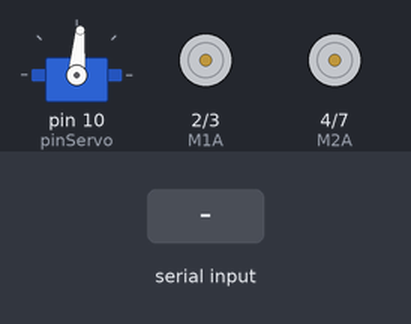
Bench run of a sketch on a simulated Arduino Uno, built with avr-gcc and run on an emulated ATmega328P. Parts: servo, motor-driver pin pairs drawn as motors (green arrow = first pin HIGH = forward, orange = second pin HIGH = backward, longer = more drive, scaled by the enable pin). Inputs (shaded band) come from the test bench. What the sketch prints to the serial monitor is not drawn.

Above: at 3.2 s.
3.3 s: "F" received over the second serial link
At 4.2 s:
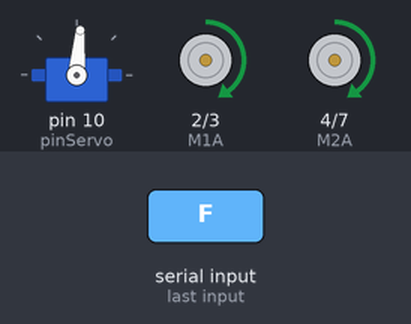
4.8 s: "I" received over the second serial link
At 5.3 s:
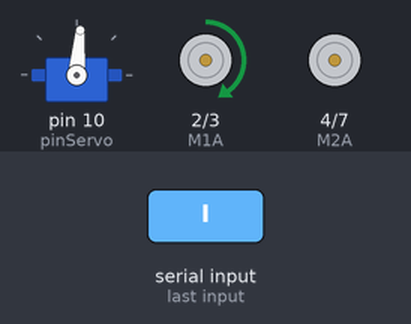
6.3 s: "G" received over the second serial link
At 7.5 s:
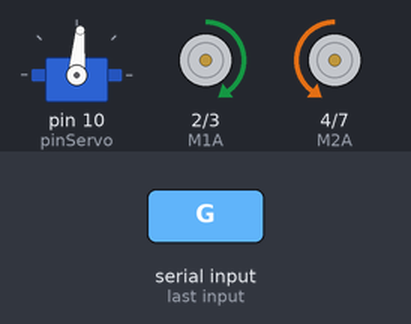
7.8 s: "R" received over the second serial link
At 8.8 s:
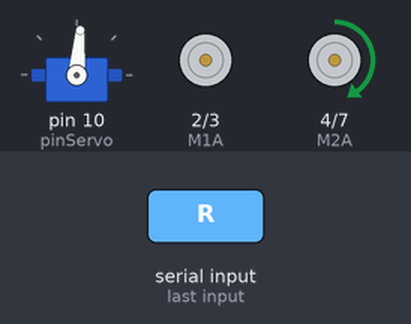
9.3 s: "L" received over the second serial link
At 9.9 s:
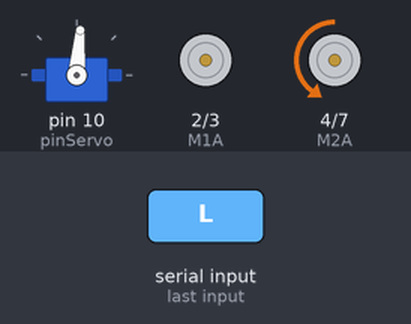
10.8 s: "B" received over the second serial link
At 11.1 s:
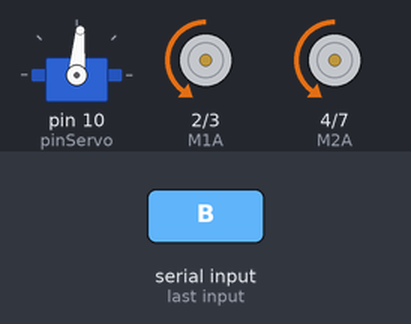
Timing chart, 0 to 13.3 s (numbered marks = the images above; inputs shaded):
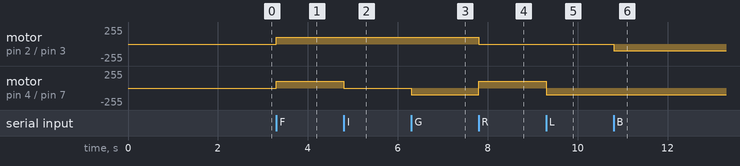

The sketch:

CARRINHO_BLUETOOTH.ino
```cpp
// INCLUSÃO DE BIBLIOTECAS
#include <SoftwareSerial.h>
#include <Servo.h>

// DEFINIÇÕES DE PINOS
#define pinRx 8
#define pinTx 9

#define M1A 2
#define M1B 3
#define M2A 4
#define M2B 7
#define ENA 5
#define ENB 6

#define pinServo 10

// DEFINIÇÕES
#define LIGADO HIGH
#define DESLIGADO LOW

// INSTANCIANDO OBJETOS
SoftwareSerial btSerial(pinRx, pinTx); // RX, TX
Servo s;

// DECLARAÇÃO DE VARIÁVEIS
char comando;
int pos;

// IMPLEMENTO DE FUNÇÕES

void moveFrente(){
  digitalWrite(M1A, 1);
  digitalWrite(M1B, 0);

  digitalWrite(M2A, 1);
  digitalWrite(M2B, 0);
}

void frenteDireita(){
  digitalWrite(M1A, 1);
  digitalWrite(M1B, 0);

  digitalWrite(M2A, 0);
  digitalWrite(M2B, 0);
}

void frenteEsquerda(){
  digitalWrite(M1A, 1);
  digitalWrite(M1B, 0);

  digitalWrite(M2A, 0);
  digitalWrite(M2B, 1);
}

void moveRe(){
  digitalWrite(M1A, 0);
  digitalWrite(M1B, 1);

  digitalWrite(M2A, 0);
  digitalWrite(M2B, 1);
}

void reDireita(){
  digitalWrite(M1A, 0);
  digitalWrite(M1B, 1);

  digitalWrite(M2A, 1);
  digitalWrite(M2B, 0);
}

void reEsquerda(){
  digitalWrite(M1A, 0);
  digitalWrite(M1B, 1);

  digitalWrite(M2A, 0);
  digitalWrite(M2B, 1);
}

void direita(){
  digitalWrite(M1A, 0);
  digitalWrite(M1B, 0);

  digitalWrite(M2A, 1);
  digitalWrite(M2B, 0);
}

void esquerda(){
  digitalWrite(M1A, 0);
  digitalWrite(M1B, 0);

  digitalWrite(M2A, 0);
  digitalWrite(M2B, 1);
}

void parar(){
  digitalWrite(M1A, 0);
  digitalWrite(M1B, 0);

  digitalWrite(M2A, 0);
  digitalWrite(M2B, 0);
}

void LigarServoMotor()
{
  s.write(150);
  delay(500);
  s.write(85);
}

void PararServoMotor()
{
  delay(10);
  s.write(85);
  delay(10);
}

void setup()
{
  Serial.begin(9600);
  btSerial.begin(9600);

  s.attach(pinServo);
  s.write(85);

  pinMode(M1A, OUTPUT);
  pinMode(M1B, OUTPUT);
  pinMode(M2A, OUTPUT);
  pinMode(M2B, OUTPUT);
  pinMode(ENA, OUTPUT);
  pinMode(ENB, OUTPUT);

  analogWrite(ENA, 100);
  analogWrite(ENB, 100);


  Serial.println("Fim Setup");
  delay(2000);
}

void loop()
{

  if (btSerial.available() > 0)
  {
   comando = btSerial.read();
   switch (comando)
   {
    case 'F':

        moveFrente();
        break;

    case 'I':

        frenteDireita();
        break;

    case 'G':

        frenteEsquerda();
        break;

    case 'R':

        direita();
        break;

    case 'L':

        esquerda();
        break;

    case 'B':

        moveRe();
        break;

    case 'H':

        reEsquerda();
        break;

    case 'J':

        reDireita();
        break;
    case 'A':
        LigarServoMotor();
    default:
      parar();
      PararServoMotor();
      break;
   }
  }
}
```

Measured:
- after the input at 3.3 s, motor on pin 2 (M1A) / pin 3 (M1B), motor on pin 4 (M2A) / pin 7 (M2B): stopped → forward 100/255 at once
- after the input at 4.8 s, motor on pin 4 (M2A) / pin 7 (M2B): forward 100/255 → stopped at once
- after the input at 6.3 s, motor on pin 4 (M2A) / pin 7 (M2B): stopped → backward 100/255 at once
- after the input at 7.8 s, motor on pin 2 (M1A) / pin 3 (M1B): forward 100/255 → stopped at once; motor on pin 4 (M2A) / pin 7 (M2B): backward 100/255 → forward 100/255 at once
- after the input at 9.3 s, motor on pin 4 (M2A) / pin 7 (M2B): forward 100/255 → backward 100/255 at once
- after the input at 10.8 s, motor on pin 2 (M1A) / pin 3 (M1B): stopped → backward 100/255 at once
